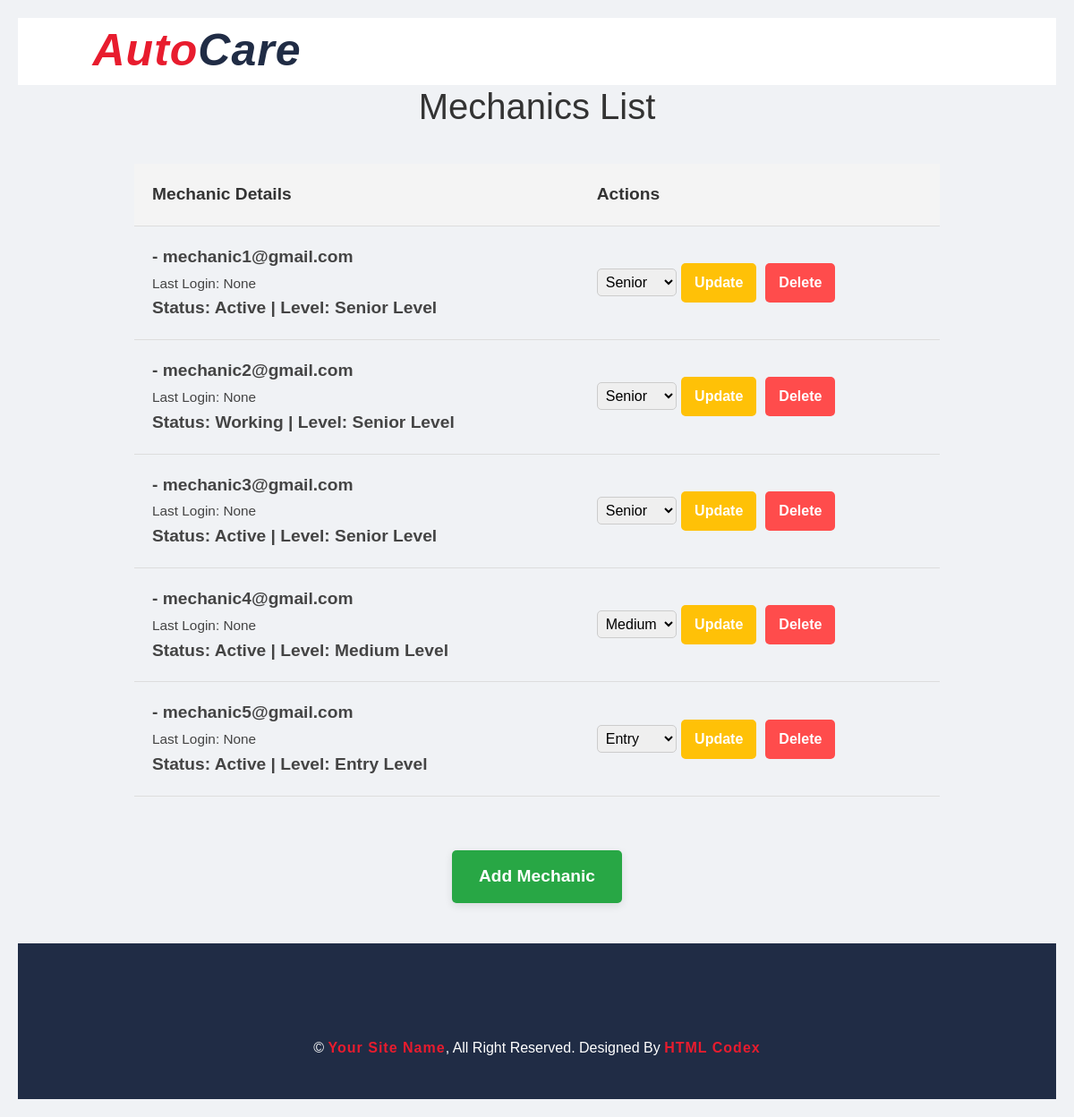
The app's page /mechanic_list/ with its own data.
### autocareweb/models.py (models this page shows, shortened)
class CustomUser(AbstractBaseUser, PermissionsMixin):
    email = models.EmailField(unique=True)
    role = models.CharField(max_length=20, choices=UserRole.choices, default=UserRole.CUSTOMER)
    is_active = models.BooleanField(default=True)
    is_staff = models.BooleanField(default=False)
    objects = CustomUserManager()
    USERNAME_FIELD = 'email'
    REQUIRED_FIELDS = []

class Mechanic(models.Model):
    mechanic = models.OneToOneField(CustomUser, on_delete=models.CASCADE, default=1)
    status = models.IntegerField(choices=MechanicStatus.choices, default=MechanicStatus.ACTIVE)
    level = models.IntegerField(choices=MechanicLevel.choices, default=MechanicLevel.ENTRY)

### autocareweb/views.py (the view)
def mechanic_list(request):
    mechanics_users = CustomUser.objects.filter(role='mechanic')
    mechanics_data = []
    for user in mechanics_users:
        mechanic_details = Mechanic.objects.filter(mechanic=user).first()
        user_details = UserDetails.objects.filter(user=user).first()
        mechanics_data.append({
            'mechanic': user,
            'data': mechanic_details,
            'details': user_details
        })
    return render(request, 'admin/mechanics_list.html', {'mechanics': mechanics_data})

### templates/admin/mechanics_list.html (shortened to what this page needs)
{% extends 'partials/baseadmin.html' %}
{%block content%}
{% load static %}
<!DOCTYPE html>
<html lang="en">
<head>
</head>
<body>
    <h1>Mechanics List</h1>
    <table>
        <thead>
            <tr>
                <th>Mechanic Details</th>
                <th>Actions</th>
            </tr>
        </thead>
        <tbody>
            {% for mech in mechanics %}
            <tr>
                <td class="details" onclick="window.location.href='{% url 'mechanic_profile' mech.mechanic.email %}'">
                    <strong>{{ mech.data.name }}</strong> - {{ mech.mechanic.email }}<br>
                    <small>Last Login: {{ mech.mechanic.last_login }}</small><br>
                    Status: {{ mech.data.get_status_display }} | Level: {{ mech.data.get_level_display }}
                </td>
                <td>
                    <div class="actions">
                        <form id="update-form-{{ mech.mechanic.id }}" method="POST" action="{% url 'update_mechanic_level' mech.mechanic.id %}">
                            <select name="level">
                                <option value="1" {% if mech.data.level == 1 %}selected{% endif %}>Senior</option>
                                <option value="2" {% if mech.data.level == 2 %}selected{% endif %}>Medium</option>
                                <option value="3" {% if mech.data.level == 3 %}selected{% endif %}>Entry</option>
                            </select>
                            <button type="button" class="update-btn" onclick="confirmUpdate({{ mech.mechanic.id }})">Update</button>
                        </form>
                        <button class="delete-btn" onclick="confirmDelete('{{ mech.mechanic.email|default_if_none:'' }}')">Delete</button>
                    </div>
                </td>
            </tr>
            {% endfor %}
        </tbody>
    </table>
    <div class="button-container">
        <a href="{% url 'add_mechanic' %}" class="add-btn">Add Mechanic</a>
    </div>
</body>
</html>
{%endblock%}

### static/css/style.css (style rules this page uses)
body { color: #444444; font-weight: 400; background: #ffffff; font-family: 'Barlow', sans-serif; }
h1, h2, h3, h4, h5, h6 { color: #202C45; }
a { color: #202C45; transition: .3s; }

### templates/admin/mechanics_list.html (style rules this page uses)
body { font-family: Arial, sans-serif; background-color: #f0f2f5; margin: 0; padding: 20px; }
h1 { text-align: center; color: #333; font-size: 2.5rem; margin-bottom: 40px; }
table { width: 100%; max-width: 900px; margin: 0 auto; border-collapse: collapse; }
table th, table td { padding: 20px; border-bottom: 1px solid #ddd; text-align: left; font-size: 1.2rem; }
table th { background-color: #f4f4f4; color: #333; text-align: left; }
table td.details { cursor: pointer; font-weight: bold; transition: background-color 0.3s ease; }
.actions { display: flex; gap: 10px; }
.delete-btn, .update-btn { padding: 10px 15px; border: none; border-radius: 5px; font-size: 1rem; color: white; cursor: pointer; font-weight: bold; }
.delete-btn { background-color: #FF4C4C; }
.update-btn { background-color: #ffc107; }
.add-btn { display: inline-block; margin-top: 30px; padding: 15px 30px; background-color: #28a745; color: white; text-decoration: none; border-radius: 5px; font-weight: bold; font-size: 1.2rem; box-shadow: 0 3px 10px rgba(0, 0, 0, 0.1); transition: background-color 0.3s ease; text-align: center; margin-left: auto; margin-right: auto; display: block; }
select { font-size: 1rem; padding: 5px; border-radius: 5px; border: 1px solid #ccc; }
.button-container { display: flex; justify-content: center; margin-top: 30px; }

### records on screen
CustomUser: mechanic.email "mechanic1@gmail.com", mechanic.last_login "None", data.status "Active", data.level "Senior Level"
CustomUser: mechanic.email "mechanic2@gmail.com", mechanic.last_login "None", data.status "Working", data.level "Senior Level"
CustomUser: mechanic.email "mechanic3@gmail.com", mechanic.last_login "None", data.status "Active", data.level "Senior Level"
CustomUser: mechanic.email "mechanic4@gmail.com", mechanic.last_login "None", data.status "Active", data.level "Medium Level"
CustomUser: mechanic.email "mechanic5@gmail.com", mechanic.last_login "None", data.status "Active", data.level "Entry Level"
